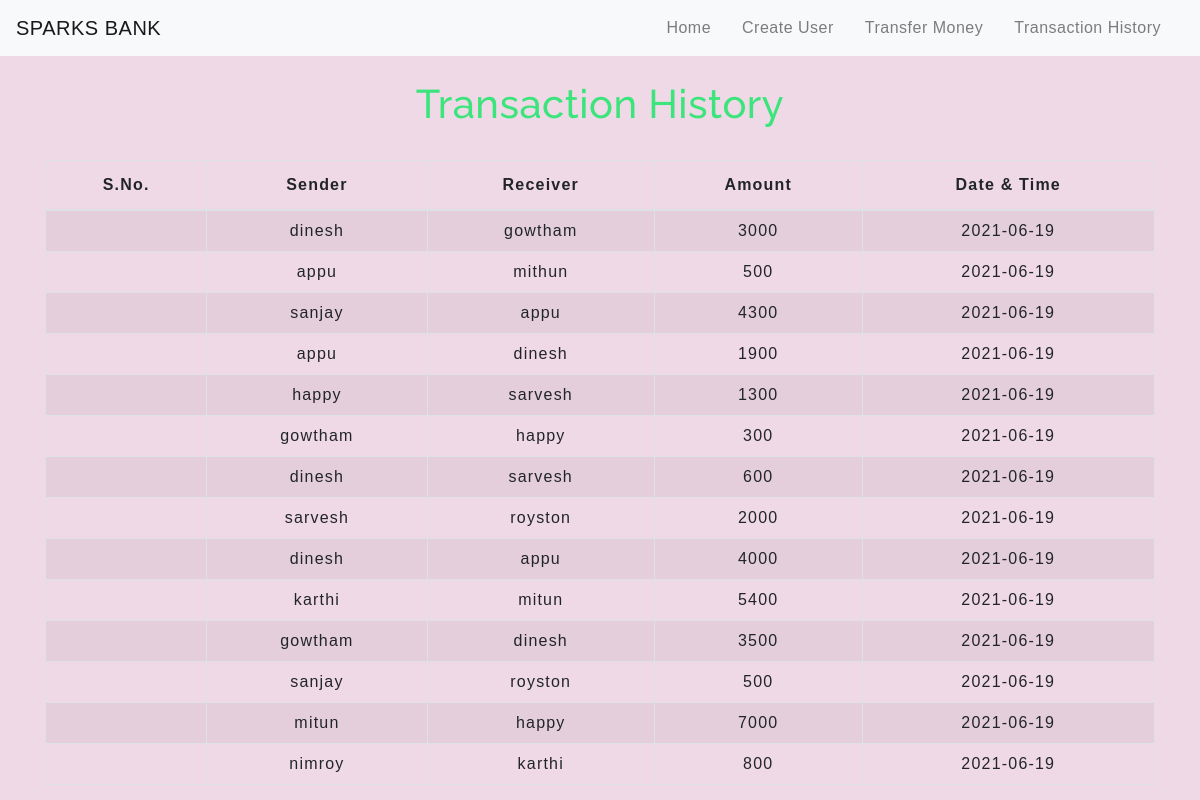
The page /transactionhistory.php on the database its author committed.
### tables this page shows
CREATE TABLE `transaction` (
  `sender` varchar(20) NOT NULL,
  `receiver` varchar(20) NOT NULL,
  `balance` int(10) NOT NULL,
  `datetime` date NOT NULL DEFAULT current_timestamp()
);

### transactionhistory.php (the view, shortened to what this page needs)
<!DOCTYPE html>
<html lang="en">
<head>
    <link rel="stylesheet" href="https://stackpath.bootstrapcdn.com/bootstrap/4.5.2/css/bootstrap.min.css">
    <link rel="stylesheet" type="text/css" href="css/table.css">
    <link rel="stylesheet" type="text/css" href="css/navbar.css">
</head>
<body style="background-color:#F0D9E7">
<?php
  include 'navbar.php';
?>
	<div class="container">
        <h2 class="text-center pt-4">Transaction History</h2>
       <br>
       <div class="table-responsive-sm">
    <table class="table table-hover table-striped table-condensed table-bordered">
        <thead>
            <tr>
                <th class="text-center">S.No.</th>
                <th class="text-center">Sender</th>
                <th class="text-center">Receiver</th>
                <th class="text-center">Amount</th>
                <th class="text-center">Date & Time</th>
            </tr>
        </thead>
        <tbody>
        <?php
            include 'config.php';
            $sql ="select * from transaction";
            $query =mysqli_query($conn, $sql);
            while($rows = mysqli_fetch_assoc($query))
            {
        ?>
            <tr>
            <td class="py-2"><?php echo $rows['sno']; ?></td>
            <td class="py-2"><?php echo $rows['sender']; ?></td>
            <td class="py-2"><?php echo $rows['receiver']; ?></td>
            <td class="py-2"><?php echo $rows['balance']; ?> </td>
            <td class="py-2"><?php echo $rows['datetime']; ?> </td>
        <?php
            }
        ?>
        </tbody>
    </table>
    </div>
</div>
</body>
</html>

### navbar.php (shortened to what this page needs)
<nav class="navbar navbar-expand-md navbar-light bg-light">
<a class="navbar-brand" href="index.php">SPARKS BANK</a>
<div class="collapse navbar-collapse" id="collapsibleNavbar">
      <ul class="navbar-nav ml-auto">
        <li class="nav-item">
          <a class="nav-link" href="index.php">Home</a>
        </li>
        <li class="nav-item">
          <a class="nav-link" href="createuser.php">Create User</a>
        </li>
        <li class="nav-item">
          <a class="nav-link" href="transfermoney.php">Transfer Money</a>
        </li>
        <li class="nav-item">
          <a class="nav-link" href="transactionhistory.php">Transaction History</a>
        </li>
    </div>
 </nav>

### css/table.css (style rules this page uses)
* { padding: 0; margin: 0; box-sizing: border-box; font-family: sans-serif; }
h2 { font-size: 40px; }
table { letter-spacing: 1.2px; }
td { text-align: center; }

### css/navbar.css (style rules this page uses)
.nav-link { margin-right: 15px; color:#5695e9; letter-spacing: 0.5px; transition: 0.5s; }
.navbar-brand { color: #cff773; letter-spacing: 0.5px; }
h2 { color: #3ce47c; letter-spacing: 0.5px; font-family: raleway; }

### rows shown on the page
transaction: sender "dinesh", receiver "gowtham", balance "3000", datetime "2021-06-19"
transaction: sender "appu", receiver "mithun", balance "500", datetime "2021-06-19"
transaction: sender "sanjay", receiver "appu", balance "4300", datetime "2021-06-19"
transaction: sender "appu", receiver "dinesh", balance "1900", datetime "2021-06-19"
transaction: sender "happy", receiver "sarvesh", balance "1300", datetime "2021-06-19"
transaction: sender "gowtham", receiver "happy", balance "300", datetime "2021-06-19"
transaction: sender "dinesh", receiver "sarvesh", balance "600", datetime "2021-06-19"
transaction: sender "sarvesh", receiver "royston", balance "2000", datetime "2021-06-19"
transaction: sender "dinesh", receiver "appu", balance "4000", datetime "2021-06-19"
transaction: sender "karthi", receiver "mitun", balance "5400", datetime "2021-06-19"
transaction: sender "gowtham", receiver "dinesh", balance "3500", datetime "2021-06-19"
transaction: sender "sanjay", receiver "royston", balance "500", datetime "2021-06-19"
transaction: sender "mitun", receiver "happy", balance "7000", datetime "2021-06-19"
transaction: sender "nimroy", receiver "karthi", balance "800", datetime "2021-06-19"
